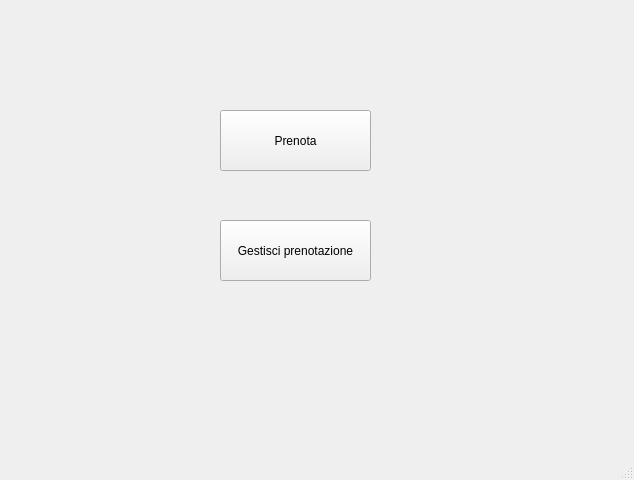
<?xml version="1.0" encoding="UTF-8"?>
<ui version="4.0">
 <class>prenotazioni_cliente</class>
 <widget class="QMainWindow" name="prenotazioni_cliente">
  <property name="geometry">
   <rect>
    <x>0</x>
    <y>0</y>
    <width>634</width>
    <height>480</height>
   </rect>
  </property>
  <property name="windowTitle">
   <string>Ristorante Emilia</string>
  </property>
  <widget class="QWidget" name="centralwidget">
   <widget class="QPushButton" name="pushButton">
    <property name="geometry">
     <rect>
      <x>220</x>
      <y>110</y>
      <width>151</width>
      <height>61</height>
     </rect>
    </property>
    <property name="text">
     <string>Prenota</string>
    </property>
   </widget>
   <widget class="QPushButton" name="pushButton_2">
    <property name="geometry">
     <rect>
      <x>220</x>
      <y>220</y>
      <width>151</width>
      <height>61</height>
     </rect>
    </property>
    <property name="text">
     <string>Gestisci prenotazione</string>
    </property>
   </widget>
  </widget>
  <widget class="QMenuBar" name="menubar">
   <property name="geometry">
    <rect>
     <x>0</x>
     <y>0</y>
     <width>634</width>
     <height>24</height>
    </rect>
   </property>
  </widget>
  <widget class="QStatusBar" name="statusbar"/>
 </widget>
 <resources/>
 <connections/>
</ui>
